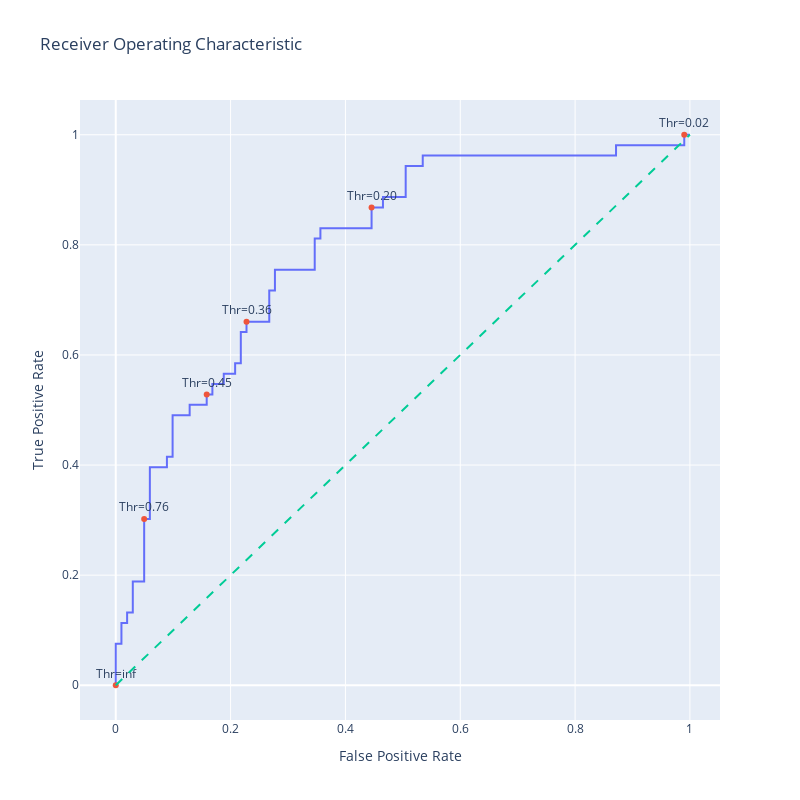

The cell this chart's notebook holds for it:
### Code cell
from sklearn.metrics import roc_curve
fpr, tpr, thresholds = roc_curve(y_test, y_scores)

import plotly.graph_objects as go
import numpy as np


# Generate a trace for ROC curve
trace0 = go.Scatter(
    x=fpr,
    y=tpr,
    mode='lines',
    name='ROC curve'
)

# Only label every nth point to avoid cluttering
n = 10
indices = np.arange(len(thresholds)) % n == 0  # Choose indices where index mod n is 0

trace1 = go.Scatter(
    x=fpr[indices],
    y=tpr[indices],
    mode='markers+text',
    name='Threshold points',
    text=[f"Thr={thr:.2f}" for thr in thresholds[indices]],
    textposition='top center'
)


# Diagonal line
trace2 = go.Scatter(
    x=[0, 1],
    y=[0, 1],
    mode='lines',
    name='Random (Area = 0.5)',
    line=dict(dash='dash')
)

data = [trace0, trace1, trace2]

# Define layout with square aspect ratio
layout = go.Layout(
    title='Receiver Operating Characteristic',
    xaxis=dict(title='False Positive Rate'),
    yaxis=dict(title='True Positive Rate'),
    autosize=False,
    width=800,
    height=800,
    showlegend=False
)

# Define figure and add data
fig = go.Figure(data=data, layout=layout)

# Show figure
fig.show()

### Figure 1 — Plotly figure (JSON) as saved in the notebook; plotly's stock layout.template omitted (floating-point values rounded to 4 significant figures)
{"data": [{"mode": "lines", "name": "ROC curve", "type": "scatter", "x": [0.0, 0.0, 0.0, 0.009901, 0.009901, 0.0198, 0.0198, 0.0297, 0.0297, 0.0495, 0.0495, 0.05941, 0.05941, 0.08911, 0.08911, 0.09901, 0.09901, 0.1287, 0.1287, 0.1584, 0.1584, 0.1683, 0.1683, 0.1881, 0.1881, 0.2079, 0.2079, 0.2178, 0.2178, 0.2277, 0.2277, 0.2673, 0.2673, 0.2772, 0.2772, 0.3465, 0.3465, 0.3564, 0.3564, 0.4455, 0.4455, 0.4653, 0.4653, 0.505, 0.505, 0.5347, 0.5347, 0.8713, 0.8713, 0.9901, 0.9901, 1.0], "y": [0.0, 0.01887, 0.07547, 0.07547, 0.1132, 0.1132, 0.1321, 0.1321, 0.1887, 0.1887, 0.3019, 0.3019, 0.3962, 0.3962, 0.4151, 0.4151, 0.4906, 0.4906, 0.5094, 0.5094, 0.5283, 0.5283, 0.5472, 0.5472, 0.566, 0.566, 0.5849, 0.5849, 0.6415, 0.6415, 0.6604, 0.6604, 0.717, 0.717, 0.7547, 0.7547, 0.8113, 0.8113, 0.8302, 0.8302, 0.8679, 0.8679, 0.8868, 0.8868, 0.9434, 0.9434, 0.9623, 0.9623, 0.9811, 0.9811, 1.0, 1.0]}, {"mode": "markers+text", "name": "Threshold points", "text": ["Thr=inf", "Thr=0.76", "Thr=0.45", "Thr=0.36", "Thr=0.20", "Thr=0.02"], "textposition": "top center", "type": "scatter", "x": [0.0, 0.0495, 0.1584, 0.2277, 0.4455, 0.9901], "y": [0.0, 0.3019, 0.5283, 0.6604, 0.8679, 1.0]}, {"line": {"dash": "dash"}, "mode": "lines", "name": "Random (Area = 0.5)", "type": "scatter", "x": [0, 1], "y": [0, 1]}], "layout": {"autosize": false, "height": 800, "showlegend": false, "title": {"text": "Receiver Operating Characteristic"}, "width": 800, "xaxis": {"title": {"text": "False Positive Rate"}}, "yaxis": {"title": {"text": "True Positive Rate"}}}}
